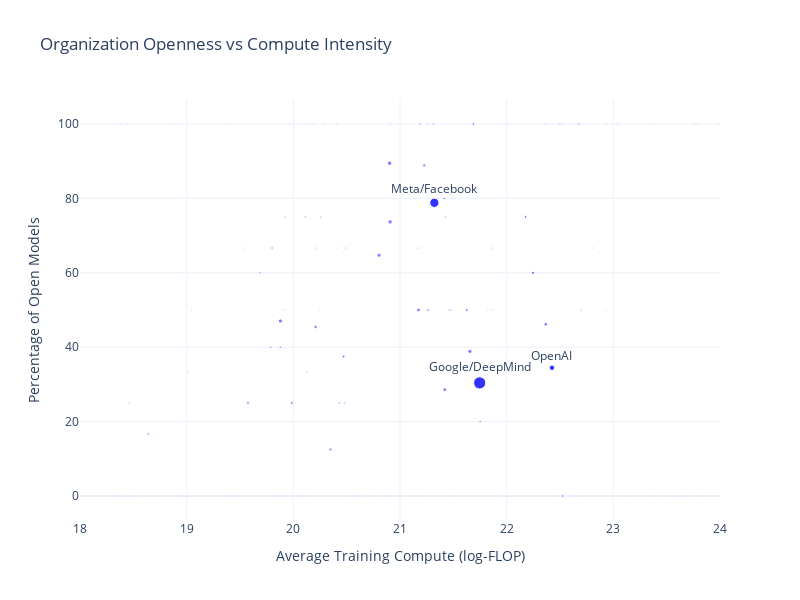

Source (notebook cell):
### Markdown cell above
We can also look at average compute. However, this is less informative because some organizations will have a lower average simply by being older.

### Code cell
fig = go.Figure()
fig.add_trace(
  go.Scatter(
    x=big_org_models['Average Training Compute (FLOP)'],
    y=big_org_models['open_percentage'],
    mode='markers+text',
    marker=dict(
      size=big_org_models['model_count']**0.5,
      color='blue',
      opacity=0.8,
    ),
    text=big_org_models['Organization'],
    textposition='top center',
    showlegend=False,
  )
)
fig.add_trace(
  go.Scatter(
    x=other_org_models['Average Training Compute (FLOP)'],
    y=other_org_models['open_percentage'],
    mode='markers',
    marker=dict(
      size=other_org_models['model_count']**0.5,
      color='blue',
      opacity=0.5,
    ),
    showlegend=False,
    # hoverinfo='text',
    # text=other_org_models['Organization'],
  )
)

# x limits
fig.update_xaxes({'range': [18, 24]})

# Update layout for better readability
fig.update_layout(
  width=800,
  height=600,
  xaxis_title='Average Training Compute (log-FLOP)',
  yaxis_title='Percentage of Open Models',
  template='plotly_white',
  coloraxis_showscale=False,
  title='Organization Openness vs Compute Intensity',
)

# Show the plot
fig.show()

### Figure 1 — Plotly figure (JSON) as saved in the notebook; plotly's stock layout.template omitted (floating-point values rounded to 4 significant figures; data arrays with more than 128 entries replaced by an {"elided": "..."} marker saying what was removed)
{"data": [{"marker": {"color": "blue", "opacity": 0.8, "size": [12.17, 9.22, 5.385]}, "mode": "markers+text", "showlegend": false, "text": ["Google/DeepMind", "Meta/Facebook", "OpenAI"], "textposition": "top center", "type": "scatter", "x": [21.75, 21.32, 22.42], "y": [30.41, 78.82, 34.48]}, {"marker": {"color": "blue", "opacity": 0.5, "size": {"elided": "222 float values"}}, "mode": "markers", "showlegend": false, "type": "scatter", "x": {"elided": "222 float values"}, "y": {"elided": "222 float values"}}], "layout": {"coloraxis": {"showscale": false}, "height": 600, "title": {"text": "Organization Openness vs Compute Intensity"}, "width": 800, "xaxis": {"range": [18, 24], "title": {"text": "Average Training Compute (log-FLOP)"}}, "yaxis": {"title": {"text": "Percentage of Open Models"}}}}
